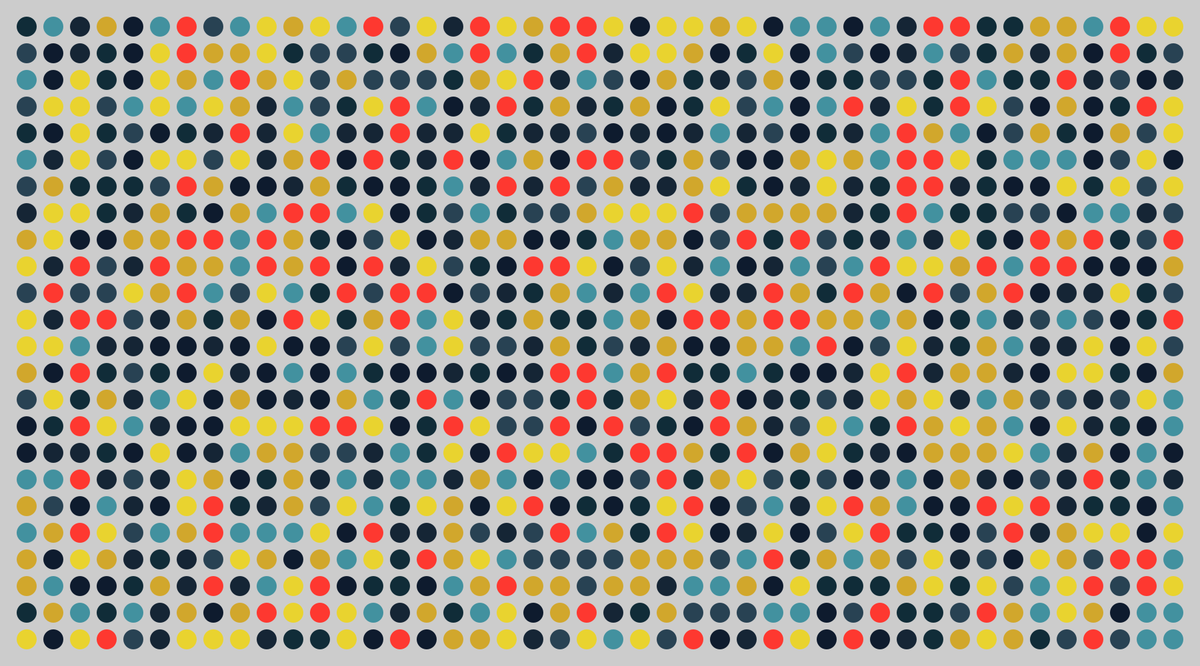
Frame 1 (no input)
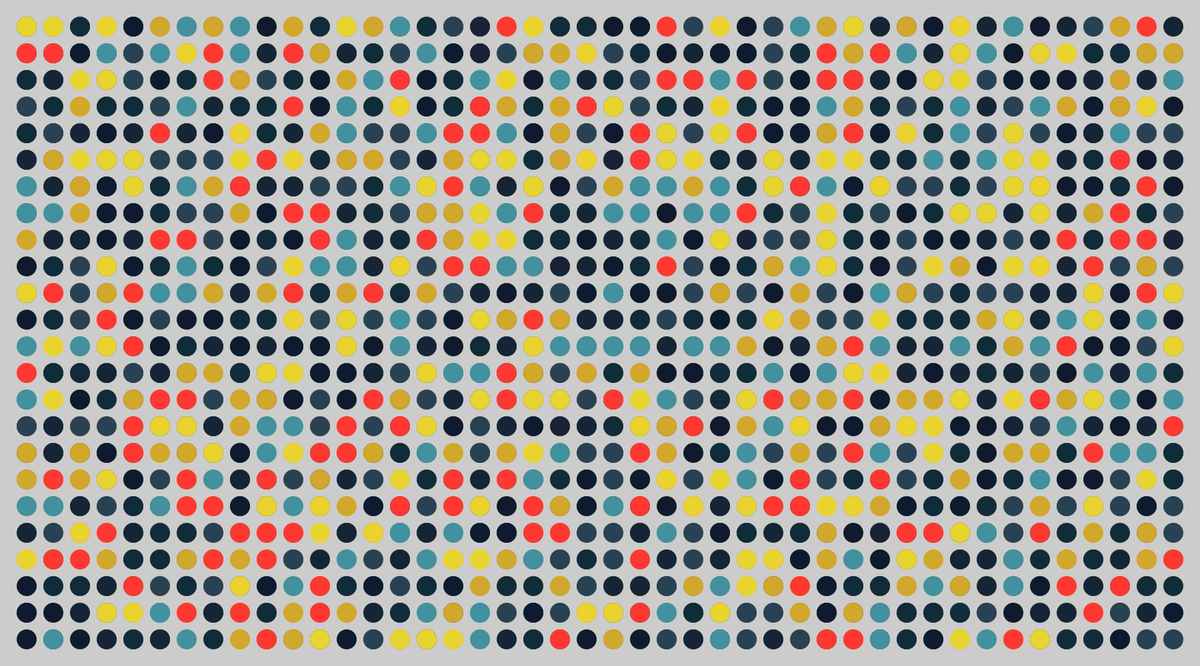
Frame 60 (the mouse pressed at the canvas centre just before this capture)
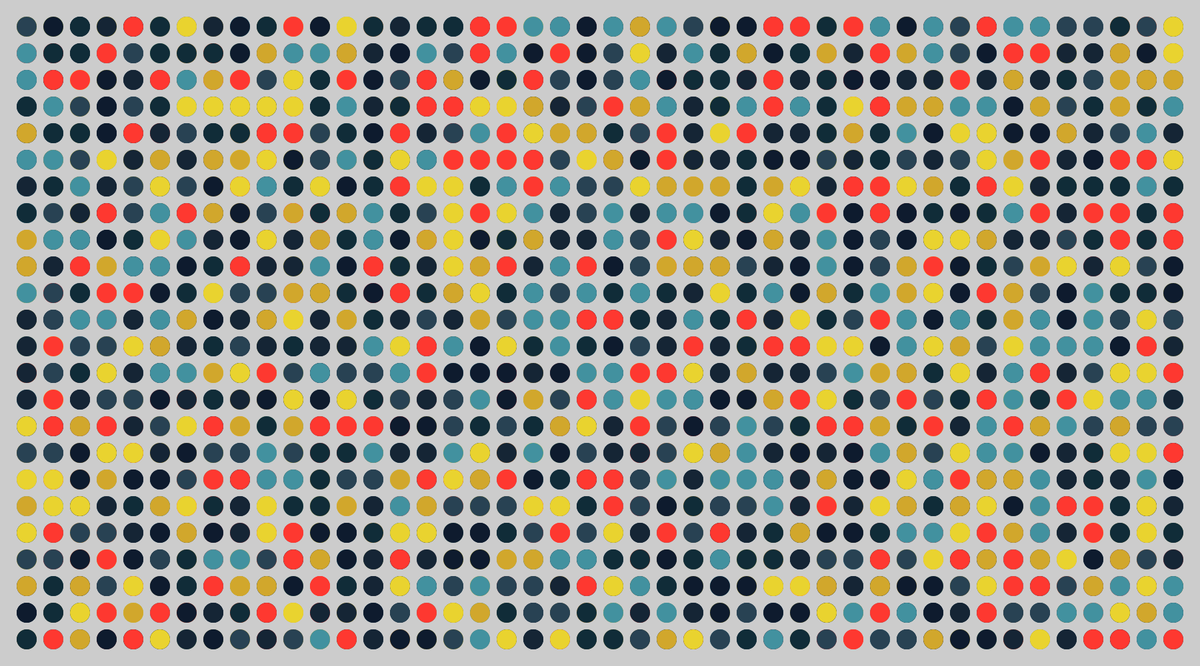
Frame 120 (the mouse held since frame 60 and released just before this capture)

The Processing sketch that drew these frames (run headless with seeded random() and noise(); from frame 60 on, the mouse is pressed at the canvas centre):

// Processing sketch: Oef3
// ── Oef3.pde
int diameter = 30;
int canvaswidth = 1800;
int canvasheight = 1000;
color[] randomColors = {#E9D32F, #D1A72C, #42919F, #FE3830, #284253, #102C38, #0E1B2E, #152535};
int timer;

void setup() 
{
	size(1800, 1000);
	patern();
}

void draw()
{
	if (millis() > timer + 1000) 
	{
		patern();
		timer = millis();
	}
}

void patern()
{
	noStroke();

	for (int i = 40; i < canvasheight; i+=40)
	{
		drawElipseHorizontal(i);
	}
}

void drawElipseHorizontal(int y)
{
	for (int i = 40; i < canvaswidth; i+=40) 
	{
		fill(RandomColor());
		ellipse(i, y, diameter, diameter);	
	}
}

color RandomColor()
{	
	return randomColors[int(random(randomColors.length))];
}
